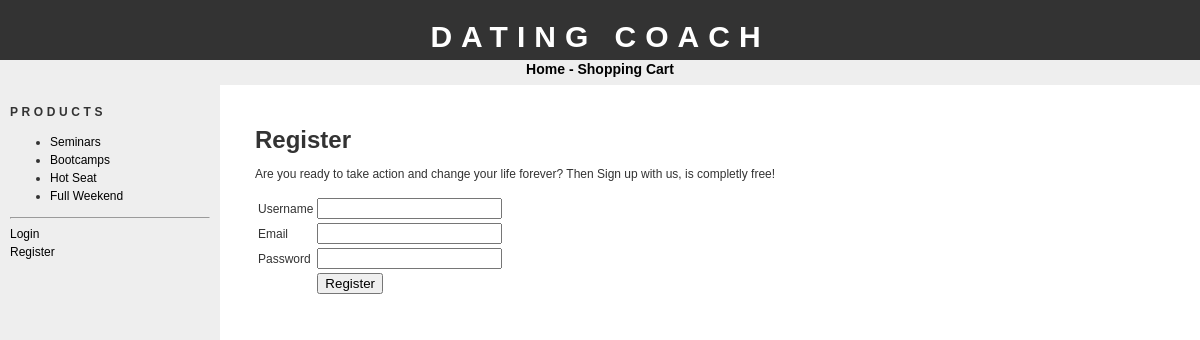
/register.php, run on the app's committed database.
### tables this page shows
CREATE TABLE `categories` (
  `id` tinyint(4) NOT NULL,
  `name` varchar(100) NOT NULL
);

### config.php (called while the page is built, shortened)
<?php
$config_basedir = "http://localhost/go4shop/";

### bar.php (the view)
<h1>Products</h1>
<ul>
<?php
$catsql = "SELECT * FROM categories;";
$catres = mysql_query($catsql);
while($catrow = mysql_fetch_assoc($catres))
{
echo "<li><a href='" . $config_basedir. "products.php?id=" . $catrow['id'] . "'>". $catrow['name'] . "</a></li>";
}
?>
</ul>

### css/stylesheet.css (style rules this page uses)
body { font-family: "trebuchet ms", verdana, sans-serif; font-size: 12px; line-height: 1.5em; color: #333; background: #ffffff; margin: 0; padding: 0; text-align: center; width: 100%; }
a:link { text-decoration: none; color: #000; }
#bar h1 { font-size: 12px; text-transform: uppercase; letter-spacing: 0.3em; }

### data on the page
categories: name "Seminars"
categories: name "Bootcamps"
categories: name "Hot Seat"
categories: name "Full Weekend"

### other printed values
$config_sitename "DATING COACH"
